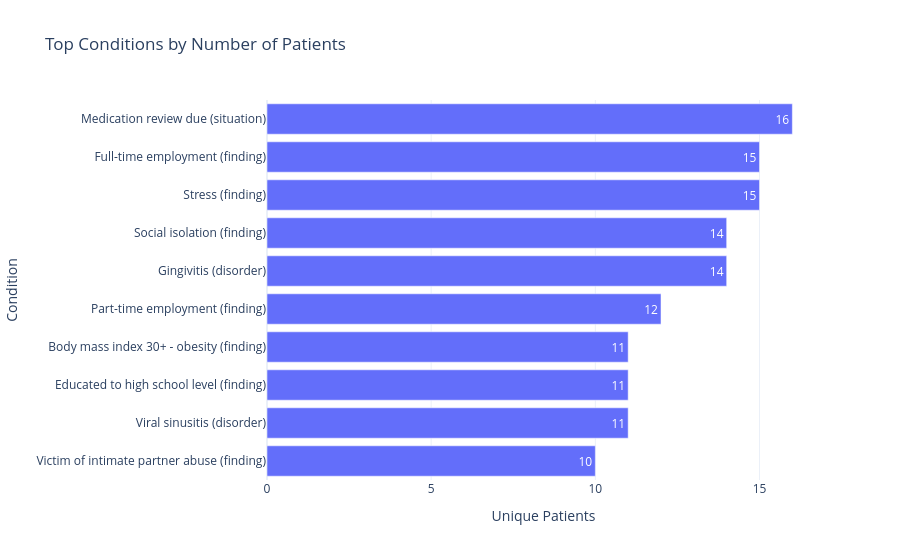

Source (notebook cell):
### Code cell
fig = px.bar(
    top_conditions.sort_values("Unique_Patients"),
    x="Unique_Patients",
    y="DESCRIPTION",
    orientation="h",
    title="Top Conditions by Number of Patients",
    text_auto=True,
    labels={
        "DESCRIPTION": "Condition",
        "Unique_Patients": "Unique Patients"
    }
)

fig.update_layout(template="plotly_white")
fig.show()

### Figure 1 — Plotly figure (JSON) as saved in the notebook; plotly's stock layout.template omitted (floating-point values rounded to 4 significant figures)
{"data": [{"hovertemplate": "Unique Patients=%{x}<br>Condition=%{y}<extra></extra>", "legendgroup": "", "marker": {"color": "#636efa", "pattern": {"shape": ""}}, "name": "", "orientation": "h", "showlegend": false, "textposition": "auto", "texttemplate": "%{x}", "type": "bar", "x": [10, 11, 11, 11, 12, 14, 14, 15, 15, 16], "xaxis": "x", "y": ["Victim of intimate partner abuse (finding)", "Viral sinusitis (disorder)", "Educated to high school level (finding)", "Body mass index 30+ - obesity (finding)", "Part-time employment (finding)", "Gingivitis (disorder)", "Social isolation (finding)", "Stress (finding)", "Full-time employment (finding)", "Medication review due (situation)"], "yaxis": "y"}], "layout": {"barmode": "relative", "legend": {"tracegroupgap": 0}, "title": {"text": "Top Conditions by Number of Patients"}, "xaxis": {"anchor": "y", "domain": [0, 1], "title": {"text": "Unique Patients"}}, "yaxis": {"anchor": "x", "domain": [0, 1], "title": {"text": "Condition"}}}}
